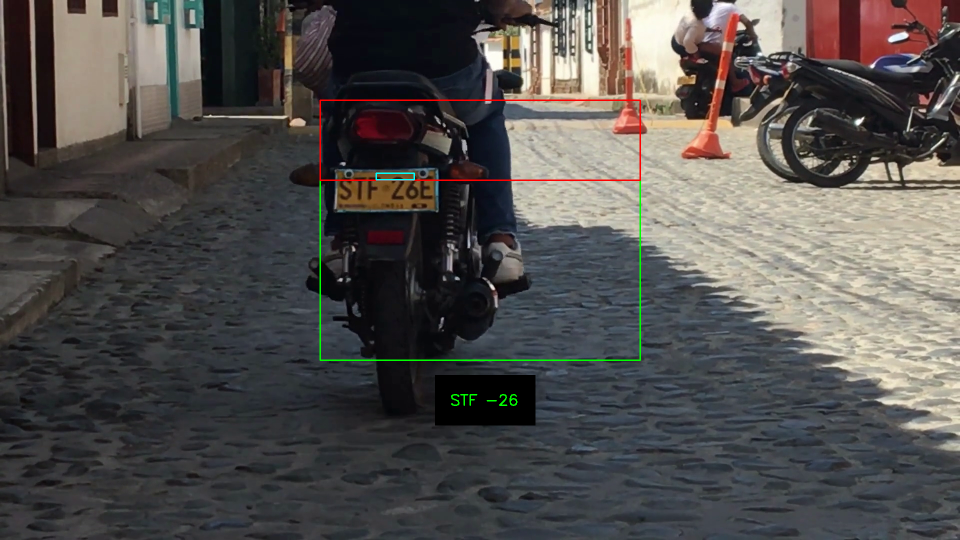
#> input picture registro fotografico/foto_capturada_20230803_151734.png, 1920 x 1080 px, given in place of final3-1.MOV, which was not available (shown at 1/2 size)
$ python cadena.py
#> lines starting #> are read from the running program, lines starting #| are printed output that depends on the picture; after the words box and inside, x2 and y2 are one past the last pixel; in counts of white or black regions, pixels touching at a corner belong together; pictures that were not available may be replaced by others from this repository, and a replacement may not be noted
import cv2
import numpy as np
import pytesseract
from PIL import Image
from datetime import datetime


def tomar_foto(frame, output_folder):
    # Obtener la fecha y hora actual
    now = datetime.now()
    timestamp = now.strftime("%Y%m%d_%H%M%S")
    output_path = f"{output_folder}/foto_capturada_{timestamp}.png"

    cv2.imwrite(output_path, frame)
    print("Foto de placa capturada:", output_path)


def validar_elementos_lista(lista):
    elementos_validos = []
    for texto in lista:
        if len(texto) == 7 and texto[0] in "ABCDEFGHIJKLMNOPQRSTUVWXYZ" and texto[1] in "ABCDEFGHIJKLMNOPQRSTUVWXYZ" and \
                texto[2] in "ABCDEFGHIJKLMNOPQRSTUVWXYZ" and (texto[3] == " " or texto[3]=="-") and all(
                c != " " for c in texto[0:3] + texto[4:7]) and all(j  in "1234567890" for j in texto[4:6]):
            elementos_validos.append(texto)
    return elementos_validos


def eliminar_salto_de_linea(lista):
    nueva_lista = [elem.replace('\n', '') for elem in lista]
    return nueva_lista


# captura de video
video_path= "final3-1.MOV"
cap = cv2.VideoCapture( video_path)
lista = []
Ctexto = ""


output_folder = "registro fotografico" #ruta para almacernar las fotos
# Definir la condición para capturar la foto (puedes ajustar esto según tus necesidades)
foto = False#condicion pra toma de  foto
suiche=False#indica el cambio de zona de la placa
imprimir=False# activa la impresion de los resultados
# captura de los fotogramas en el video

# Definir dimensiones deseadas para la ventana de visualización
ancho_deseado = 1280
alto_deseado = 720

while True :

    ret, frame,  = cap.read()
#> frame is the input picture: shape (1080, 1920, 3); mean B, G, R 76.9, 79, 81.8

    if not ret:
        break


    # Ajustar dimensiones de la ventana de visualización
    cv2.namedWindow('vehiculos', cv2.WINDOW_NORMAL)
    cv2.resizeWindow('vehiculos', ancho_deseado, alto_deseado)
    # dibujamos el rectangulo, los fotogramas quedan almacenado en frame
    cv2.rectangle(frame, (870, 750), (1070, 850), (0, 0, 0), cv2.FILLED)
#> frame: shape (1080, 1920, 3); 0.04% of pixels changed, all inside (x1, y1, x2, y2) = (902, 788, 1035, 812)
    cv2.putText(frame, Ctexto[0:7], (900, 810), cv2.FONT_HERSHEY_SIMPLEX, 1, (0, 255, 0), 2)


    # EXTRAEMOS  el ancho , el alto de los fotogramas
    al, an, c = frame.shape
#> al = 1080; an = 1920; c = 3

    # tomar centro de imagen
    x1 = int(an / 3)
#> x1 = 640
    x2 = int((2/3)*an)
#> x2 = 1280
    y1 = int(al / 3)+200
#> y1 = 560
    y2 = int((2/3)*al)
#> y2 = 720

    # texto
#roi de salida
    # ys1 = int(200)
    # ys2 = int(al / 3)


    #cv2.rectangle(frame, (x1 + 160, y1 + 500), (1120, 940), (0, 0, 0), cv2.FILLED)
   # cv2.putText(frame, 'procesando placas', (x1 + 180, y1 + 550), cv2.FONT_HERSHEY_SIMPLEX, 1, (0, 255, 0), 2)

    # ubicamos el rectangulo en la zona extraida
    cv2.rectangle(frame, (x1, y1 ), (x2, y2), (0, 255, 0), 2)
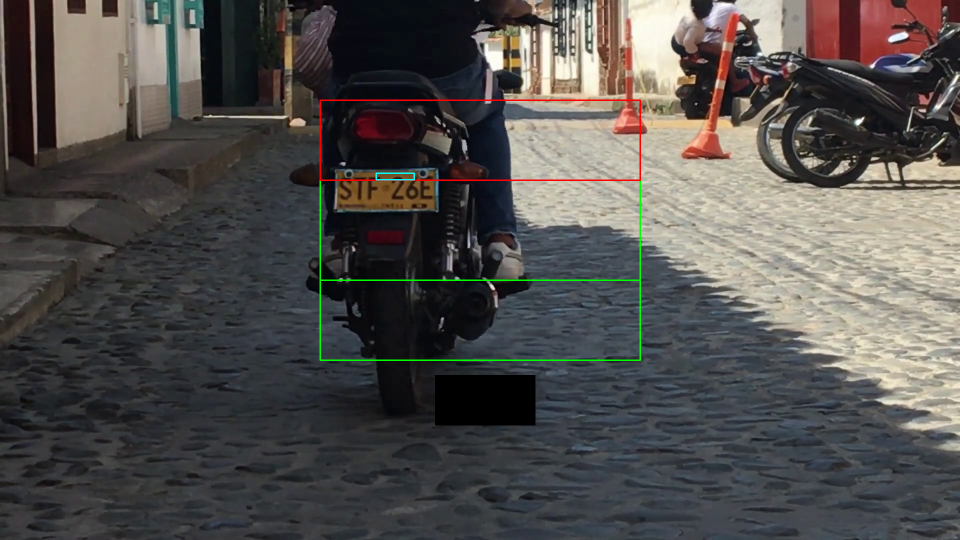
#> frame: shape (1080, 1920, 3) (shown at 1/2 size); mean B, G, R 76.9, 79.1, 81.8
   # cv2.line(frame, (x1, y1+100), (x2, y1+100), (100, 0, 0), 2)#linea de corte
    #roi salida

    # cv2.rectangle(frame, (x1, ys1 ), (x2, ys2), (0, 0, 255), 2)
    # recorte
    recorte = frame[y1:y2, x1:x2]
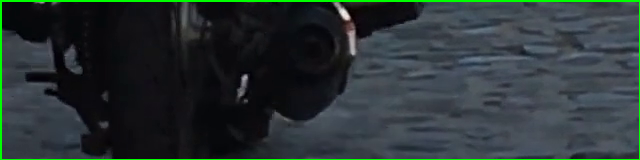
#> recorte: shape (160, 640, 3); mean B, G, R 52.4, 52, 41.8
    # salida=frame[ys1:ys2, x1:x2]

    # preprocesamiento de la zona de interes
    mb = np.matrix(recorte[:, :, 0])
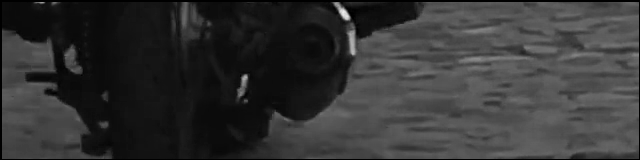
#> mb: shape (160, 640); min 0, max 237, mean 52.4
    mg = np.matrix(recorte[:, :, 1])
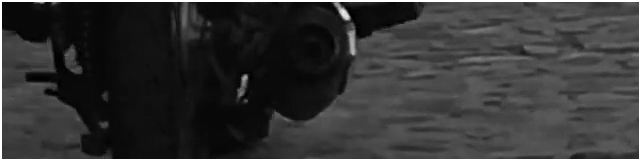
#> mg: shape (160, 640); min 0, max 255, mean 52
    mr = np.matrix(recorte[:, :, 2])
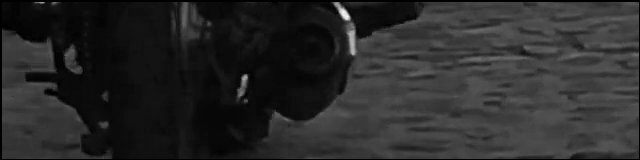
#> mr: shape (160, 640); min 0, max 245, mean 41.8
#salida
    # mbs = np.matrix(salida[:, :, 0])
    # mgs = np.matrix(salida[:, :, 1])
    # mrs = np.matrix(salida[:, :, 2])

    # color
    color = cv2.absdiff(mg, mb)
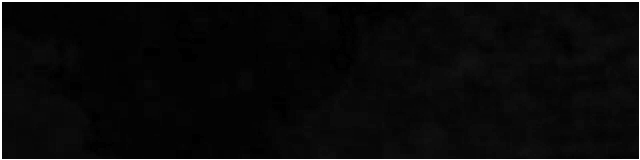
#> color: shape (160, 640); min 0, max 255, mean 12.4
#salida
    # colors=cv2.absdiff(mgs, mbs)

    # binarizamos la imagen
    _, umbral = cv2.threshold(color, 40, 255, cv2.THRESH_BINARY)
#> umbral: shape (160, 640); 2.3% white; 1 white region
#salida

    # extraemos los contornos en la zona seleccionada
    contornos, _ = cv2.findContours(umbral, cv2.RETR_TREE, cv2.CHAIN_APPROX_NONE)
#> contornos = 2 contours; box (x1, y1, x2, y2) and area: (0, 0, 640, 160) 101601, (1, 1, 640, 160) 100802
#salida
    # contornossal, _ = cv2.findContours(umbrals, cv2.RETR_TREE, cv2.CHAIN_APPROX_NONE)

 # _, umbrals = cv2.threshold(colors, 40, 255, cv2.THRESH_BINARY)
    # ordenar de mayor a menor
    contornos = sorted(contornos, key=lambda x: cv2.contourArea(x), reverse=True)
# [43 lines of commented-out code are left out]

    for contorno in contornos:
        area = cv2.contourArea(contorno)


        if area > 3000 and area < 25000:
            # detectamos la placa
            x, y, ancho, alto = cv2.boundingRect(contorno)


             # Extraemos las cordenadas
            xpi = x + x1  # cordenadas en x inicial
            ypi = y + y1  # cordenadas en y inicial

            xpf = x + ancho + x1  # cordenadas en x final
            ypf = y + alto + y1  # cordenadas en y final

            # dibujamos el rectangulo
            cv2.rectangle(frame, (xpi, ypi), (xpf, ypf), (255, 255, 0), 2)
            #imprimir=False
            print("esta detectando en zona verde")


            foto = True


            # extraemos los pixeles
            placa = frame[ypi:ypf, xpi:xpf]


            # extraemos el ancho y el alto de los fotogramas
            alp, anp, cp = placa.shape

            # proecesamos los pixeles para extraer los valovers de las placas
            Mva = np.zeros((alp, anp))

            # normalizacion de matrices
            nBp = np.matrix(placa[:, :, 0])
            nGp = np.matrix(placa[:, :, 1])
            nRp = np.matrix(placa[:, :, 2])

            # creacion de mascara
            for col in range(0, alp):
                for fil in range(0, anp):
                    Max = max(nRp[col, fil], nGp[col, fil], nBp[col, fil])
                    Mva[col, fil] = 255 - Max
            # binarizacion de la imagen
            _, bin = cv2.threshold(Mva, 150, 255, cv2.THRESH_BINARY)

            # se comvuerta la matriz en una imagen
            bin = bin.reshape(alp, anp)
            bin = Image.fromarray(bin)
            bin = bin.convert("L")


            #cv2.imshow("placa", placa)


            # especificamos un tamaño para la placa
            if alp >= 40 and anp >= 90:

            # [5 lines of commented-out code are left out]
                pytesseract.pytesseract.tesseract_cmd = r'C:\Users\luis.acevedo\AppData\Local\Programs\Tesseract-OCR\tesseract.exe'
                # parametros tesseract
                config = "--oem 1 --psm 6 "
                texto = pytesseract.image_to_string(bin, config=config)
                # Definir los caracteres a omitir
                caracteres_a_omitir = "!@#$%^&*()_+{}[]|\:;<>?,./?¡""''¥=¿~~~~????"
                texto = ''.join(c for c in texto if c not in caracteres_a_omitir)

                if len(texto) == 7 and texto[
                    0] == "A" or "B" or "C" or "D" or "E" or "F" or "G" or "H" or "I" or "J" or "K" or "L" or "M" or "N" or "O" or "P" or "Q" or "R" or "S" or "T" or "U" or "V" or "W" or "X" or "Y" or "Z" and \
                        texto[
                            1] == "A" or "B" or "C" or "D" or "E" or "F" or "G" or "H" or "I" or "J" or "K" or "L" or "M" or "N" or "O" or "P" or "Q" or "R" or "S" or "T" or "U" or "V" or "W" or "X" or "Y" or "Z" and \
                        texto[
                            2] == "A" or "B" or "C" or "D" or "E" or "F" or "G" or "H" or "I" or "J" or "K" or "L" or "M" or "N" or "O" or "P" or "Q" or "R" or "S" or "T" or "U" or "V" or "W" or "X" or "Y" or "Z" and \
                        texto[3] == " " and texto[0, 1, 2, 4, 5, 6] != " ":
                    Ctexto = texto
                    lista.append(texto)

                    resul = eliminar_salto_de_linea(lista)
                    opplacas = validar_elementos_lista(resul)

                    for i in opplacas:

                        valor_mas_repetido = max(opplacas, key=lambda x: opplacas.count(x))
                        repeticiones = opplacas.count(valor_mas_repetido)

                    # if imprimir == True:
                    #     print("Posible Placa", valor_mas_repetido)
                    #     imprimir=False


                break

            break
#> this loop made 2 passes
#> area on passes 1 to 2: 101601, 100802
#> after the loop, lista = []

    # mostrar recorte gris
    cv2.imshow('vehiculos', frame)

    # leer una tecla para salir
    t = cv2.waitKey(1)
#> (key Esc is pressed here)

    if t == 27 :
        break

# [7 lines of commented-out code are left out]

#> (the run stopped early here; a loop or call above may not have finished)

$ run again, on registro fotografico/foto_capturada_20230803_151936.png
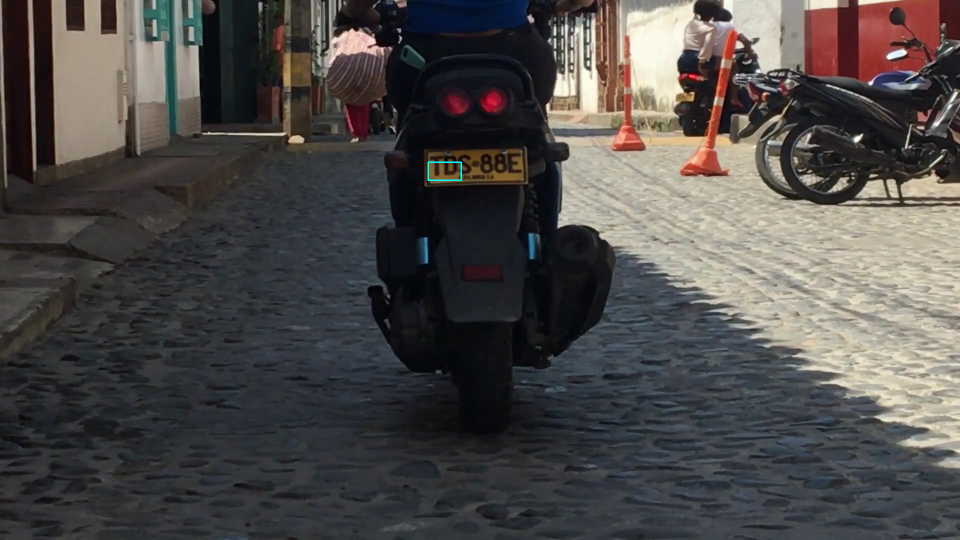
#> input picture registro fotografico/foto_capturada_20230803_151936.png, 1920 x 1080 px, given in place of final3-1.MOV, which was not available (shown at 1/2 size)
#> frame is the input picture: shape (1080, 1920, 3); mean B, G, R 72.4, 74, 77
#> `mg = np.matrix(recorte[:, :, 1])`:
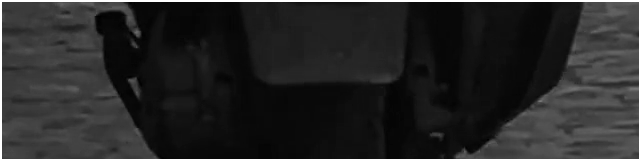
#> mg: shape (160, 640); min 0, max 255, mean 38.8
#> `mr = np.matrix(recorte[:, :, 2])`:
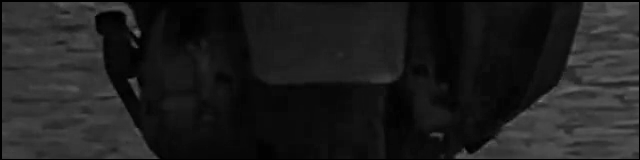
#> mr: shape (160, 640); min 0, max 115, mean 29.6
#> umbral: shape (160, 640); 2.3% white; 1 white region
#> contornos = 2 contours; box (x1, y1, x2, y2) and area: (0, 0, 640, 160) 101601, (1, 1, 640, 160) 100802
#> the loop `for contorno in contornos:` made 2 passes
#> area on passes 1 to 2: 101601, 100802
#> after the loop `for contorno in contornos:`: lista = []
